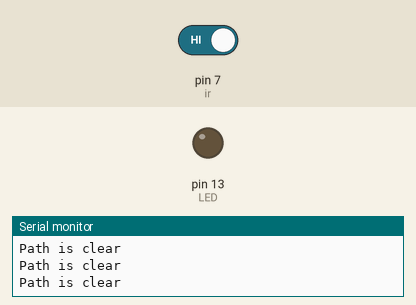
A sketch run on a simulated Arduino Uno, built with avr-gcc and run on an emulated ATmega328P. Shown: output pins drawn as LEDs (lit = HIGH), the last lines printed to the serial monitor. The inputs (shaded band) are chosen by the test bench; at power-on: pin 7 (ir) HIGH.

Above: at 1.2 s.
1.3 s: pin 7 (ir) driven LOW
At 2.2 s:
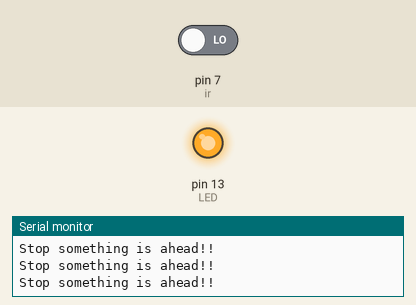
2.9 s: pin 7 (ir) driven HIGH
At 3.5 s:
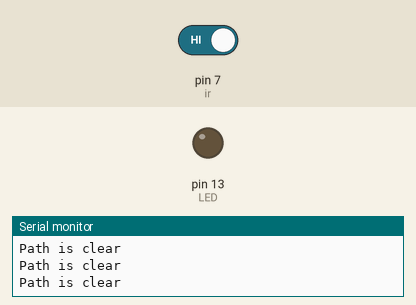
Timing chart, 0 to 5.9 s (numbered marks = the images above; inputs shaded):
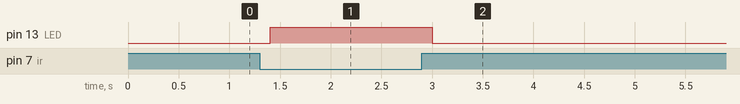

Measured:
- after the input at 1.3 s, pin 13 (LED): LOW → HIGH after 0.10 s
- after the input at 2.9 s, pin 13 (LED): HIGH → LOW after 0.10 s

The sketch:

IR.ino
```cpp
#define LED 13
#define ir 7
int var = HIGH;
void setup() {
  pinMode(LED, OUTPUT);
  pinMode(var, INPUT);
  Serial.begin(9600);
}
void loop() {
  var = digitalRead(ir);
  if (var == LOW)
  {
    Serial.println("Stop something is ahead!!");
    digitalWrite(LED, HIGH);
  }
  else
  {
    Serial.println("Path is clear");
    digitalWrite(LED, LOW);
  }
  delay(200);
}
```
